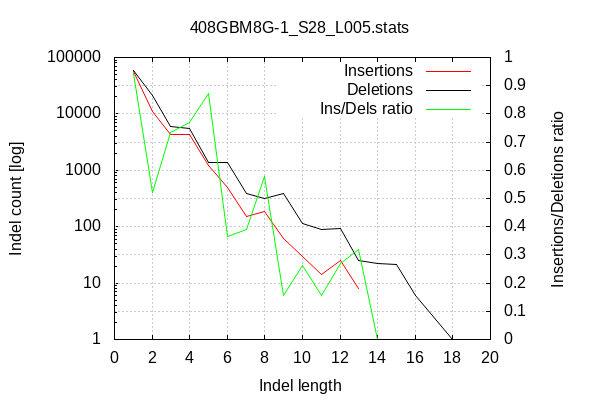

This figure's gnuplot source:

        set terminal png size 600,400 truecolor
        set output "408GBM8G-1_S28_L005-indel-dist.png"
        set grid xtics ytics y2tics back lc rgb "#cccccc"
        set style line 1 linetype 1  linecolor rgb "red"
        set style line 2 linetype 2  linecolor rgb "black"
        set style line 3 linetype 3  linecolor rgb "green"
        set style increment user
        set ylabel "Indel count [log]"
        set xlabel "Indel length"
        set y2label "Insertions/Deletions ratio"
        set log y
        set y2tics nomirror
        set ytics nomirror
        set title "408GBM8G-1_S28_L005.stats" noenhanced
        plot '-' w l ti 'Insertions', '-' w l ti 'Deletions', '-' axes x1y2 w l ti "Ins/Dels ratio"
    1	55579
2	11083
3	4320
4	4261
5	1208
6	500
7	150
8	184
9	61
10	30
11	14
12	25
13	8
14	0
15	0
16	0
18	0
20	0
end
1	58872
2	21222
3	5876
4	5536
5	1383
6	1370
7	385
8	319
9	391
10	114
11	90
12	93
13	25
14	22
15	21
16	6
18	1
20	1
end
1	0.944065
2	0.522241
3	0.735194
4	0.769689
5	0.873463
6	0.364964
7	0.389610
8	0.576803
9	0.156010
10	0.263158
11	0.155556
12	0.268817
13	0.320000
14	0.000000
15	0.000000
16	0.000000
18	0.000000
20	0.000000
end
